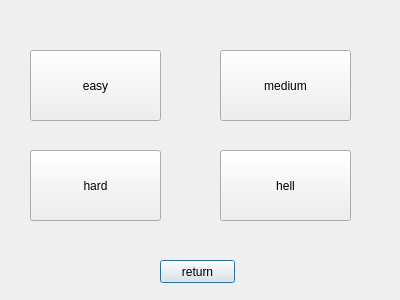
<?xml version="1.0" encoding="UTF-8"?>
<ui version="4.0">
 <class>MyDialog</class>
 <widget class="QDialog" name="MyDialog">
  <property name="geometry">
   <rect>
    <x>0</x>
    <y>0</y>
    <width>400</width>
    <height>300</height>
   </rect>
  </property>
  <property name="windowTitle">
   <string>Dialog</string>
  </property>
  <widget class="QPushButton" name="pushButton">
   <property name="geometry">
    <rect>
     <x>160</x>
     <y>260</y>
     <width>75</width>
     <height>23</height>
    </rect>
   </property>
   <property name="text">
    <string>return</string>
   </property>
  </widget>
  <widget class="QPushButton" name="pushButton_easy">
   <property name="geometry">
    <rect>
     <x>30</x>
     <y>50</y>
     <width>131</width>
     <height>71</height>
    </rect>
   </property>
   <property name="text">
    <string>easy</string>
   </property>
  </widget>
  <widget class="QPushButton" name="pushButton_medium">
   <property name="geometry">
    <rect>
     <x>220</x>
     <y>50</y>
     <width>131</width>
     <height>71</height>
    </rect>
   </property>
   <property name="text">
    <string>medium</string>
   </property>
  </widget>
  <widget class="QPushButton" name="pushButton_hard">
   <property name="geometry">
    <rect>
     <x>30</x>
     <y>150</y>
     <width>131</width>
     <height>71</height>
    </rect>
   </property>
   <property name="text">
    <string>hard</string>
   </property>
  </widget>
  <widget class="QPushButton" name="pushButton_hell">
   <property name="geometry">
    <rect>
     <x>220</x>
     <y>150</y>
     <width>131</width>
     <height>71</height>
    </rect>
   </property>
   <property name="text">
    <string>hell</string>
   </property>
  </widget>
 </widget>
 <resources/>
 <connections>
  <connection>
   <sender>pushButton</sender>
   <signal>clicked()</signal>
   <receiver>MyDialog</receiver>
   <slot>accept()</slot>
   <hints>
    <hint type="sourcelabel">
     <x>92</x>
     <y>155</y>
    </hint>
    <hint type="destinationlabel">
     <x>171</x>
     <y>53</y>
    </hint>
   </hints>
  </connection>
 </connections>
</ui>
